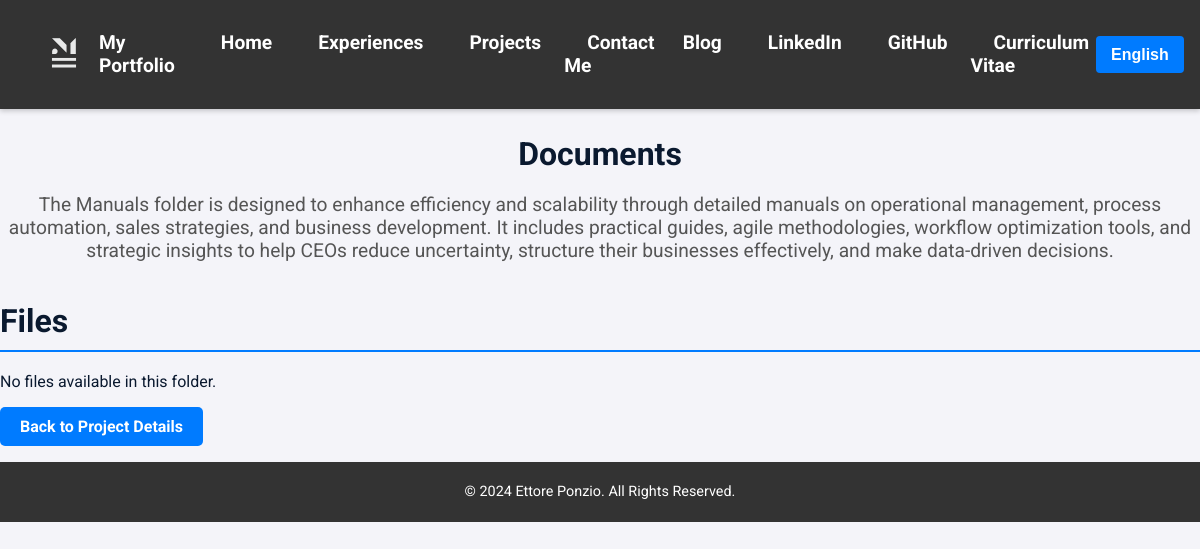
The app's page /en/folders/9/, older data.
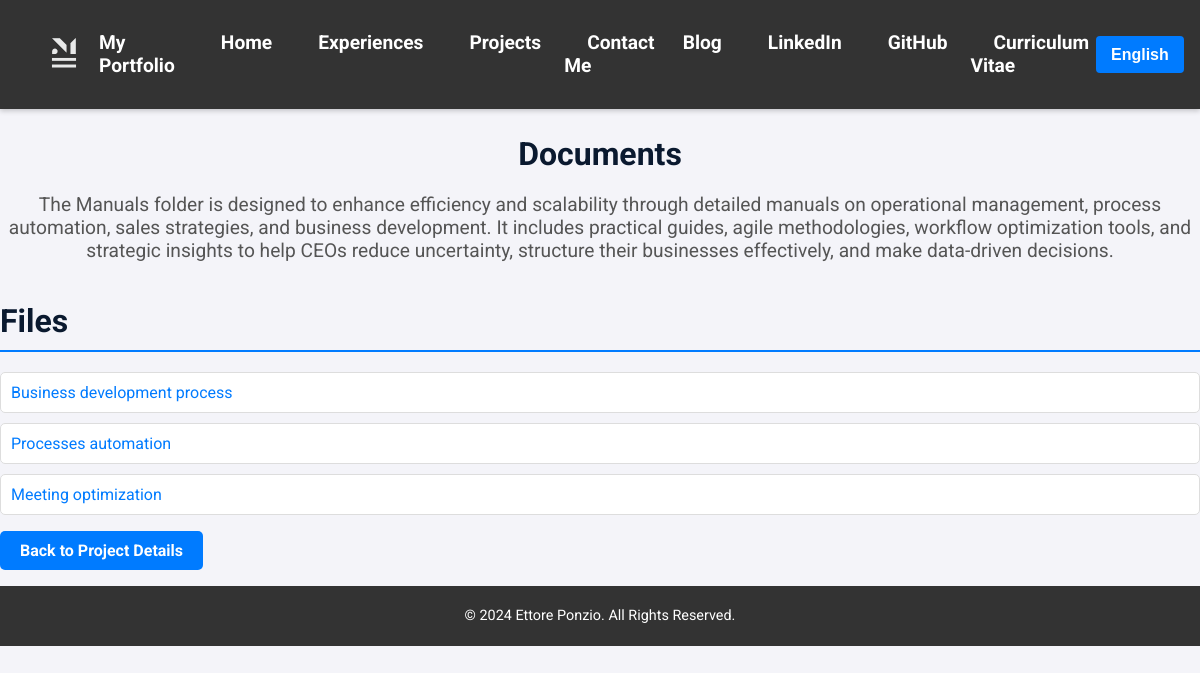
The same page, newer data.
### portfolio/models.py (models this page shows, shortened)
class File(models.Model):
    folder = models.ForeignKey(
        Folder,
        related_name='files',
        on_delete=models.CASCADE,
        help_text=_("The folder to which this file belongs."),
        verbose_name=_("Folder")
    )
    name_en = models.CharField(
        max_length=100,
        help_text=_("Name of the file in English, e.g., 'Project_Plan.pdf'."),
        verbose_name=_("Name (EN)")
    )
    name_it = models.CharField(
        max_length=100,
        help_text=_("Name of the file in Italian, e.g., 'Piano_Progetto.pdf'."),
        verbose_name=_("Name (IT)")
    )
    file_url = models.URLField(
        max_length=500,
        help_text=_("URL to the file hosted on Cloud."),
        verbose_name=_("file Link")
    )
    is_private = models.BooleanField(
        default=False,
        help_text=_("Flag to indicate if the file is private."),
        verbose_name=_("Is Private")
    )
    class Meta:
        verbose_name = _("File")
        verbose_name_plural = _("Files")

### portfolio/views.py (the view)
# urls.py: path('folders/<int:pk>/', views.FolderDetailView.as_view(), name='folder_detail'),
class FolderDetailView(DetailView):
    model = Folder
    template_name = 'portfolio/folder_detail.html'
    context_object_name = 'folder'
    def get_context_data(self, **kwargs):
        context = super().get_context_data(**kwargs)
        user_language = get_language()
        folder = context['folder']
        folder.display_name = (
            folder.name_it if user_language == 'it' else folder.name_en
        )
        folder.display_description = (
            folder.description_it if user_language == 'it' else folder.description_en
        )
        files = self.object.files.all()
        for file in files:
            file.display_name = file.name_it if user_language == 'it' else file.name_en
            file.display_url = file.file_url
        context['files'] = files
        context['folder'] = folder
        return context

### portfolio/templates/portfolio/folder_detail.html (shortened to what this page needs)
{% extends 'portfolio/base.html' %}
{% load static %}
{% load i18n %}
{% block styles %}
    <link rel="stylesheet" href="{% static 'portfolio/css/folder_detail.css' %}">
{% endblock %}
{% block content %}
<article class="folder-detail-page">
    <header>
        <h1 class="folder-title">{{ folder.display_name }}</h1>
        {% if folder.display_description %}
            <p class="folder-description">{{ folder.display_description }}</p>
        {% endif %}
    </header>
    <section class="files-section" aria-labelledby="files-heading">
        <h2 id="files-heading" class="section-heading">{% trans "Files" %}</h2>
        {% if files %}
            <ul class="files-list">
                {% for file in files %}
                    <li class="file-item">
                        <a href="{{ file.display_url }}" target="_blank" rel="noopener noreferrer">{{ file.display_name }}</a>
                    </li>
                {% endfor %}
            </ul>
        {% else %}
            <p>{% trans "No files available in this folder." %}</p>
        {% endif %}
    </section>
    <p><a href="{% url 'portfolio:project_detail' folder.project.id %}" class="btn-detail">{% trans "Back to Project Details" %}</a></p>
</article>
{% endblock %}

Row changes from the older to the newer data that the page shows:
added File: display_name "Business development process"
added File: display_name "Processes automation"
added File: display_name "Meeting optimization"
Text that changed along with them:
text no longer shown: "No files available in this folder."
